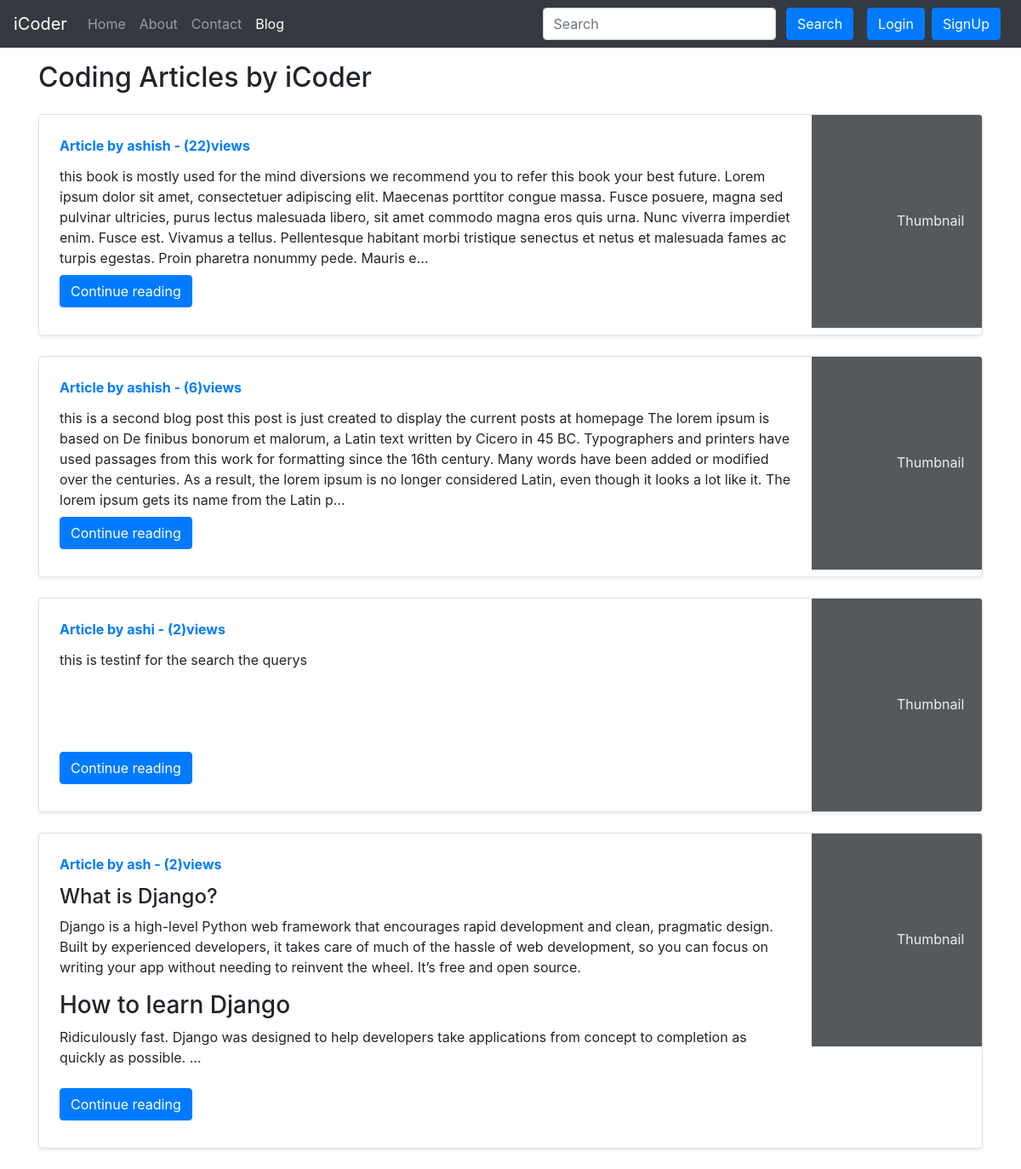
Screenshot of /blog/ with the database file from the repository.
### blog/models.py (models this page shows)
class Post(models.Model):
    sno = models.AutoField(primary_key=True)
    title = models.CharField(max_length=130)
    content = models.TextField()
    author = models.CharField(max_length=130)
    slug = models.CharField(max_length=130)
    views= models.IntegerField(default=0)
    timestamp = models.DateTimeField(blank=True)
    def __str__(self):
        return self.title + 'by' + self.author

### blog/views.py (the view)
# urls.py: path('', views.blogHome, name='blogHome'),
def blogHome(request):
    allPosts = Post.objects.all()
    context = {'allPosts': allPosts}
    print(context)
    return render(request, 'blog/blogHome.html', context)

### templates/blog/blogHome.html (shortened to what this page needs)
{% extends 'base.html' %}
{% block blogactive %} active {% endblock blogactive %}
{% block body %}
<div class="container my-3">
    <h2>Coding Articles by iCoder</h2>
    {% for post in allPosts  %}
    <div class="row no-gutters border rounded overflow-hidden flex-md-row mb-4 shadow-sm h-md-250 my-4 position-relative">
        <div class="col p-4 d-flex flex-column position-static">
            <strong class="d-inline-block mb-2 text-primary">Article  by {{post.author}} - ({{post.views}})views</strong>
            <p class="card-text mb-auto">{{post.content|safe| truncatechars:500}}</p>
            <div class="my-2">
            	<a href="/blog/{{post.slug}}" role="button" class="btn btn-primary">Continue reading</a>
            </div>
        </div>
        <div class="col-auto d-none d-lg-block">
            <svg class="bd-placeholder-img" width="200" height="250" xmlns="http://www.w3.org/2000/svg" preserveAspectRatio="xMidYMid slice" focusable="false" role="img" aria-label="Placeholder: Thumbnail">
                <rect width="100%" height="100%" fill="#55595c"></rect><text x="50%" y="50%" fill="#eceeef" dy=".3em">Thumbnail</text>
            </svg>
        </div>
        </div>
        {% endfor %}
    </div>
 {% endblock %}

### rows the page displays
Post: author "ashish", views "22", content "this book is mostly used for the mind diversions we recommend you to refer this book your best future. Lorem ipsum dolor sit amet, consectetuer adipiscing elit. Maecenas porttitor congue massa. Fusce posuere, magna sed pulvinar ultricies, purus lectus malesuada libero, sit amet commodo magna eros quis urna. Nunc viverra imperdiet enim. Fusce est. Vivamus a tellus. Pellentesque habitant morbi tristique senectus et netus et malesuada fames ac turpis egestas. Proin pharetra nonummy pede. Mauris e…"
Post: author "ashish", views "6", content "this is a second blog post this post is just created to display the current posts at homepage The lorem ipsum is based on De finibus bonorum et malorum, a Latin text written by Cicero in 45 BC. Typographers and printers have used passages from this work for formatting since the 16th century. Many words have been added or modified over the centuries. As a result, the lorem ipsum is no longer considered Latin, even though it looks a lot like it. The lorem ipsum gets its name from the Latin p…"
Post: author "ashi", views "2", content "this is testinf for the search the querys"
Post: author "ash", views "2", content "What is Django? Django is a high-level Python web framework that encourages rapid development and clean, pragmatic design. Built by experienced developers, it takes care of much of the hassle of web development, so you can focus on writing your app without needing to reinvent the wheel. It’s free and open source. How to learn Django Ridiculously fast. Django was designed to help developers take applications from concept to completion as quickly as possible. …"
